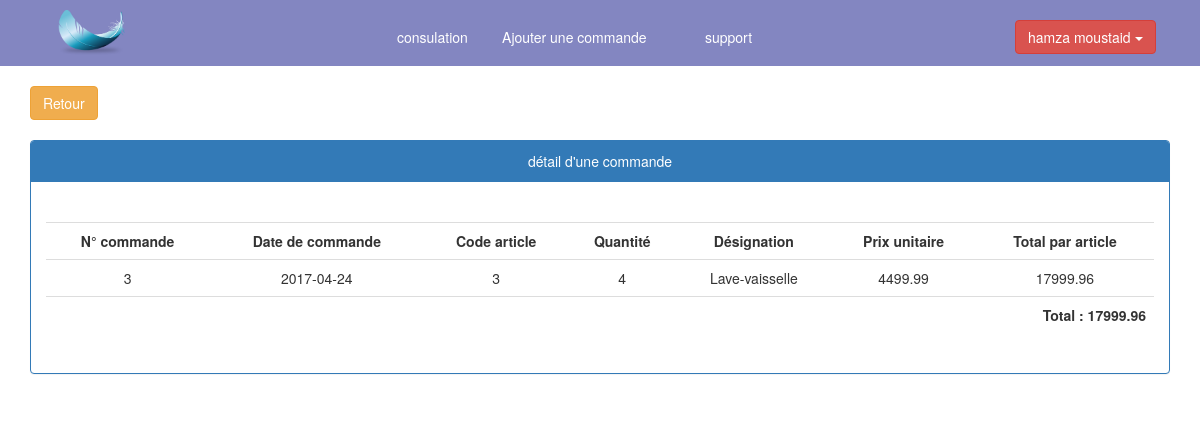
The page /client/detail_commande.php?num=3 (signed in) on the database its author committed.
### tables this page shows
CREATE TABLE IF NOT EXISTS `lignecommande` (
  `Numcom` int(11) DEFAULT NULL,
  `Codart` int(11) DEFAULT NULL,
  `Qtcmd` int(11) DEFAULT NULL,
  KEY `FK_NUMCOM` (`Numcom`),
  KEY `FK_CODART` (`Codart`)
);

CREATE TABLE IF NOT EXISTS `commande` (
  `Numcom` int(11) NOT NULL AUTO_INCREMENT,
  `IDclt` int(11) DEFAULT NULL,
  `DateCom` date DEFAULT NULL,
  PRIMARY KEY (`Numcom`),
  KEY `FK_IDCLT` (`IDclt`)
);

CREATE TABLE IF NOT EXISTS `article` (
  `Codart` int(11) NOT NULL,
  `Disgart` varchar(100) DEFAULT NULL,
  `Puart` float DEFAULT NULL,
  `Qtestock` int(11) DEFAULT NULL,
  `Smin` int(11) DEFAULT NULL,
  `Smax` int(11) DEFAULT NULL,
  PRIMARY KEY (`Codart`)
);

### client/detail_commande.php (the view, shortened to what this page needs)
<?php session_start();
  include '../include/config.php';
?>
<!DOCTYPE html>
<html>
<head>
  <link rel="stylesheet" href="../css/bootstrap.min.css">
  <link rel="stylesheet" href="../css/style.css" >
</head>
<body>
	<header class="nav">
		<div class="container-fluid">
      		<div class="row">
      			<div class="col-md-2 col-xs-2 spacer">
      				<center><a href="profile.php"><img src="img/logo.png" id="logo"></a></center>
      			</div>
      			<div class="col-md-8 col-xs-8 spacer">
      				<nav class="menu">
      					<div class="col-md-2 col-xs-2 spacer">
      						<center>
      							<a href="profile.php" class="btn btn1">consulation</a>
      						</center>
      					</div>
      					<div class="col-md-4 col-xs-4 spacer">
      						<center>
      							<a href="ajouter_commande.php" class="btn btn1">Ajouter une commande</a>
      						</center>
      					</div>
      					<div class="col-md-2 col-xs-2 spacer">
      						<center>
      							<a href="support.php" class="btn btn1">support</a>
      						</center>
      					</div>
      				</nav>
      			</div>
      			<div class="col-md-2 col-xs-2 spacer">
              		<div class="dropdown1 dropdown">
              			<?php
              				echo '<label data-toggle="dropdown" class="btn btn-danger">'.$_SESSION['nom']." ".$_SESSION['prenom'].'  <span class="caret"></span></label>';
              			?>
              		</div>
      			</div>
     		</div>
   		</div>
	</header>
    <div class="container">
		<div class="row">
			<div class="col-md-12 col-xs-12 spacer">
				<br>
        			<a href="profile.php" class="btn btn-warning">Retour</a>
        		<br><br>
        		<div class="panel panel-primary">
					<div class="panel-heading">
						<center>détail d'une commande</center>
					</div>
					<div class="panel-body">
						<?php
							if (isset($_GET['num'])) {
								$req = "SELECT  C.Numcom, C.DateCom,L.Codart,L.Qtcmd,A.Disgart,A.Puart,ROUND(A.Puart*L.Qtcmd,2) AS TOTAL FROM commande C INNER JOIN lignecommande L on C.Numcom=L.Numcom INNER JOIN article A on A.Codart=L.Codart where C.IDclt='".$_SESSION['IDclt']."' and C.Numcom='".$_GET['num']."'";
								$res=mysqli_query($con,$req);
								$ch='<table class="table table-stripped">
										<tr>
											<th>N° commande</th>
											<th>Date de commande</th>
											<th>Code article</th>
											<th>Quantité</th>
											<th>Désignation</th>
											<th>Prix unitaire</th>
											<th>Total par article</th>
										</tr>
              						';
              						$total=0;
								while($d = mysqli_fetch_assoc($res)) {
									$ch.='<tr><td>'.$d['Numcom'].'</td><td>'.$d['DateCom'].'</td><td>'.$d['Codart'].'</td><td>'.$d['Qtcmd'].'</td><td>'.$d['Disgart'].'</td><td>'.$d['Puart'].'</td><td>'.$d['TOTAL'].'</td></tr>';
									$total+=$d['TOTAL'];
								}
								echo $ch;
							}
						?>
							<tr>
								<td colspan="7">
									<label class="tt">Total : <?php echo $total; ?></label>
								</td>
							</tr>
						</table>
					</div>
				</div>
			</div>
		</div>
	</div>
</body>
</html>

### css/style.css (style rules this page uses)
body,html { margin: 0; padding: 0; width: 100%; height: 100%; overflow-x: auto; }
.nav { width: 100%; background-color: #8386c1; }
#logo { width: 50%; margin: 10px; }

### client/detail_commande.php (style rules this page uses)
.dropdown1 { float:left; margin-top:20px; height:35px; color: white; text-align: center; }
table { margin-top: 25px; }
table tr td,table tr th { text-align: center; }
.menu { display: block; margin-left: 20% ; margin-top : 20px; }
.btn1 { color: white; font-size: 14px }
.tt { float: right; text-align: right; }

### rows shown on the page
lignecommande: Numcom.Numcom "3", Numcom.DateCom "2017-04-24", Codart "3", Qtcmd "4", Codart.Disgart "Lave-vaisselle", Codart.Puart "4499.99", TOTAL "17999.96"

### other values the page prints
$_SESSION['nom'] "hamza"
$_SESSION['prenom'] "moustaid"
$total "17999.96"
